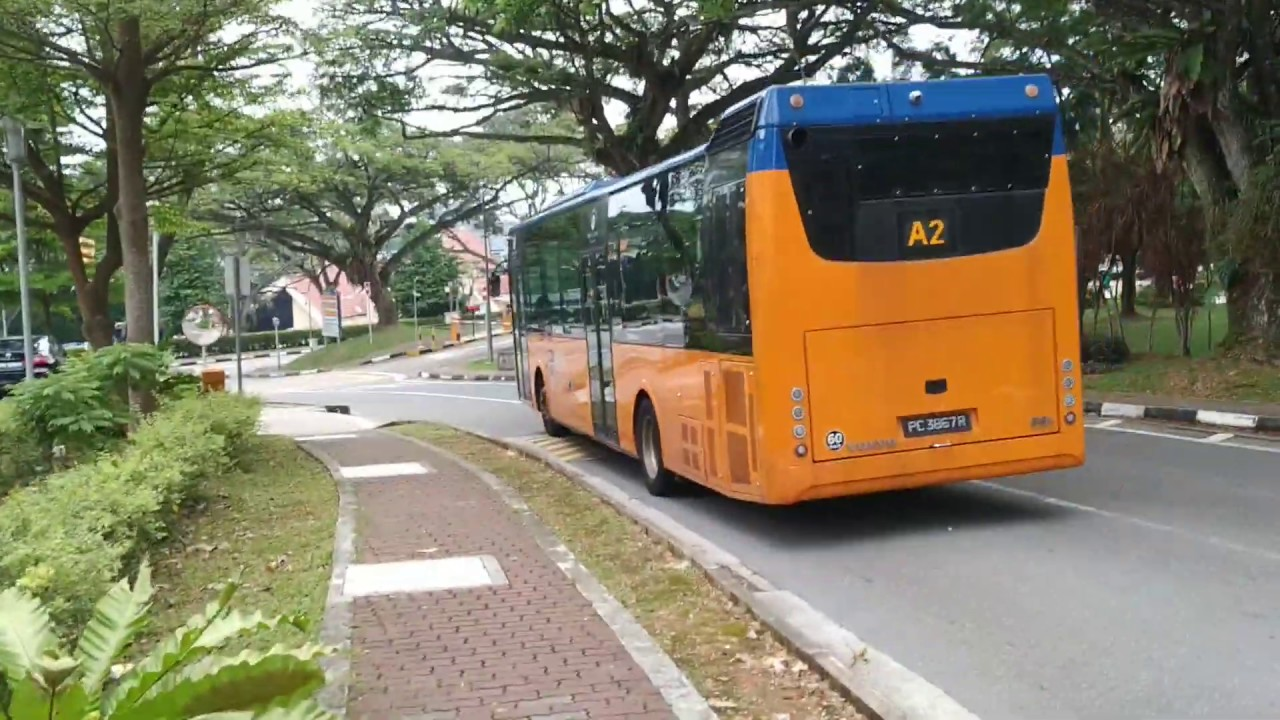
#> input picture input/test.jpg, 1280 x 720 px; its folder holds only this picture in this run
$ python plot.py ../input/test.jpg
#> lines starting #> are read from the running program, lines starting #| are printed output that depends on the picture
import cv2
import math
import matplotlib.pyplot as plt
import matplotlib.image as img
import numpy as np
import random
import sys
from PIL import Image

'''

DEPRECATED!!!

This script (plot.py) handles plotting various vectors / nodes onto the RGB Image.
A few PNG files (notably, "goal.png", "convert.png", and "combine.png") are created and removed as the script runs.
The final result is saved under data/RGBDP_output/ as "$FILENAME.png".

'''

# TODO: Modify Origin to be Eye-level instead of Bottom
# TODO: Integrate Depth and Segmentation

NODE_ANGLES = [-90, -80, -70, -60, -50, -40, -30, -20, -10, 0, 10, 20, 30, 40, 50, 60, 70, 80, 90]

def convert_white(img_file):
    '''
    Converts all white pixels to transparent pixels in the Image given (img_file).
    Saves the result as a PNG file named "convert.png".

    Params:
        img_file: The file path for the RGB image to be converted.
    '''

    img = Image.open(img_file)
    img = img.convert("RGBA")
    datas = img.getdata()
    newData = []
    for item in datas:
        if item[0] == 255 and item[1] == 255 and item[2] == 255:
            newData.append((255, 255, 255, 0))
        else:
            newData.append(item)
    img.putdata(newData)
    img.save("convert.png", "PNG")

def convert_bev(img_file, img_w, img_h):
    '''
    Converts the given image to a Bird's Eye View.
    Saves the result as a PNG file named "convert_bev.png".

    Params:
        img_file: The file path for the RGB image to be converted.
    '''

    src = np.float32([[0, 0], [0, img_h], [0, 0], [img_w, 0]])
    dst = np.float32([[0, 0], [0, img_h], [0, 0], [img_w, 0]])
    M = cv2.getPerspectiveTransform(src, dst) # The transformation matrix
    Minv = cv2.getPerspectiveTransform(dst, src) # Inverse transformation

    img = cv2.imread(img_file) # Read the test img
    warped_img = cv2.warpPerspective(img, Minv, (img_w, img_h)) # Image warping
    plt.imsave('test.png', cv2.cvtColor(warped_img, cv2.COLOR_BGR2RGB)) # Show results
    # plt.imsave('test.png', warped_img)


def combine_images(bg_img_file, bg_img_w, bg_img_h, fg_img_file):
    '''
    Combines the two images given (rgb_img_file and convert_img_file).
    Saves the result as a PNG file named "combine.png".

    Params:
        bg_img_file: The file path for the Background Image.
        bg_img_w: The width of the Background Image (to resize the Foreground Image).
        bg_img_h: The height of the Background Image (to resize the Foreground Image).
        fg_img_file: The file path for the Foreground Image.
    '''

    bg_img = Image.open(bg_img_file).convert('RGB')
    fg_img = Image.open(fg_img_file).convert('RGBA').resize((bg_img_w, bg_img_h))
    bg_img.paste(fg_img, box = None, mask = fg_img)
    bg_img.save("combine.png")

def calculate_nodes(goal_vector, rgb_img_w, rgb_img_h):
    '''
    Calculates the nodes from the given Goal Vector, with the angles specified by NODE_ANGLES.

    Params:
        goal_vector: The dimensions of the Goal Vector given.
        rgb_img_w: The width of the RGB Image.
        rgb_img_h: The height of the RGB Image.

    Returns:
        nodes: An array of co-ordinates, each co-ordinates corresponding to a single Node.
    '''

    # Initialise an array of nodes, n x 2 (where n is the number of nodes)
    nodes = np.empty([len(NODE_ANGLES), 2])

    # Calculate the length and angle of the Goal Vector
    goal_vector_length = math.sqrt(goal_vector[0] ** 2 + goal_vector[1] ** 2)
    goal_vector_angle = math.atan(goal_vector[1] / abs(goal_vector[0]))

    # Calculate all possible Nodes
    for i in range(len(NODE_ANGLES)):
        node_x = int(goal_vector_length * math.cos(goal_vector_angle - math.radians(NODE_ANGLES[i])))
        node_y = int(goal_vector_length * math.sin(goal_vector_angle - math.radians(NODE_ANGLES[i])))
        node_x = node_x * -1 if goal_vector[0] < 0 else node_x
        nodes[i] = np.array([node_x, node_y])

    # Rescale the Nodes
    # TODO: Modify to Eye-Level
    nodes = rescale_nodes(nodes, rgb_img_h / 4, goal_vector_length)
    nodes_location = np.array([np.array([int(node[0] + rgb_img_w / 2), node[1]]) for node in nodes])
    print("Nodes Calculated: " + np.array2string(nodes))
    print("Node Co-ordinates (pixels): " + np.array2string(nodes_location))

    # TODO: Prune Nodes according to Depth
    # TODO: Prune Nodes according to Segmentation

    return nodes

def rescale_nodes(nodes, distance, goal_vector_length):
    '''
    Re-scales the distance between the nodes and the Origin.

    Params:
        nodes: An array of co-ordinates, each co-ordinates corresponding to a single Node.
        distance: The desired distance between each Node to the Origin.
        goal_vector_length: The current length of the Goal Vector (in pixels).

    Returns:
        nodes: The re-scaled array of co-ordinates, each co-ordinates corresponding to a single Node.
    '''
    for i in range(len(nodes)):
        node_x = int(distance * (nodes[i][0] / goal_vector_length))
        node_y = int(distance * (nodes[i][1] / goal_vector_length))
        nodes[i] = np.array([node_x, node_y])
    return nodes

def plot_goal_and_nodes(rgb_img_file, rgb_img_w, rgb_img_h, goal_vector):
    '''
    Plots the Goal Vector, and the possible nodes inferred from the given Goal Vector, onto the given RGB Image.

    Params:
        rgb_img_file: The file path for the RGB Image.
        rgb_img_w: The width of the RGB Image.
        rgb_img_h: The height of the RGB Image.
        goal_vector: The dimensions of the Goal Vector given.
    '''

    # Plot the Goal Vector using Matplotlib
    goal_vector_x = np.array([0, goal_vector[0]])
    goal_vector_y = np.array([0, goal_vector[1]])
    goal_vector_location = np.array([int(goal_vector[0] + rgb_img_w / 2), goal_vector[1]])
    print("Goal Vector Given: " + np.array2string(goal_vector))
    print("Goal Vector Co-ordinates (pixels): " + np.array2string(goal_vector_location))
    plt.plot(goal_vector_x, goal_vector_y, color = '#000000')

    # Plot the Nodes inferred from the Goal Vector using Matplotlib
    nodes = calculate_nodes(goal_vector, rgb_img_w, rgb_img_h)
    # Plot it with distance TODO
    for i in range(len(nodes)):
        node_x = np.array([0, nodes[i][0]])
        node_y = np.array([0, nodes[i][1]])
        plt.plot(node_x, node_y, marker = 'o', ms = 5, color = '#404040')

    # Set the width and height of the axes
    plt.xlim([-int(rgb_img_w / 2), int(rgb_img_w / 2)])
    plt.ylim([0, rgb_img_h])
    plt.savefig('goal_axis.png')

    # Remove the axes from view and save it as an image
    plt.axis('off')
    plt.savefig('goal.png', bbox_inches = 'tight', pad_inches = 0)

    # TODO: Test Bird Eye View Conversion
    convert_bev(rgb_img_file, rgb_img_w, rgb_img_h)

    # Convert all white pixels to be transparent
    convert_white('goal.png')

    # Combine the RGB Image and the goal & nodes
    combine_images(rgb_img_file, rgb_img_w, rgb_img_h, 'convert.png')

if __name__ == "__main__":

    # RGB Image filename given to the script as input
    rgb_img_file = '../input/' + sys.argv[1]
    rgb_img = img.imread(rgb_img_file)
#> rgb_img is the input picture: shape (720, 1280, 3); mean R, G, B 131.8, 125.3, 102.4

    # Dimensions of the RGB Image
    rgb_img_dim = rgb_img.shape
#> rgb_img_dim = (720, 1280, 3)
    rgb_img_w = rgb_img_dim[1]
#> rgb_img_w = 1280
    rgb_img_h = rgb_img_dim[0]
#> rgb_img_h = 720

    # Goal Vector (Vector in the Direction of the Goal)
    # Currently generated randomly, but will be changed in the future to be input to script
    goal_vector = np.array([random.randint(-int(rgb_img_w/2), int(rgb_img_w/2)), random.randint(0, rgb_img_h)])
#> goal_vector = [148, 430]
    # goal_vector = np.array([random.randint(0, int(rgb_img_w/2)), random.randint(0, rgb_img_h)])

    # Plot the Goal Vector onto the RGB Image
    plot_goal_and_nodes(rgb_img_file, rgb_img_w, rgb_img_h, goal_vector)
#| Goal Vector Given: [148 430]
#| Goal Vector Co-ordinates (pixels): [788 430]
#> (printed output is left out)
#> (printed output is left out)
#> in plot_goal_and_nodes, `plt.savefig('goal_axis.png')`:
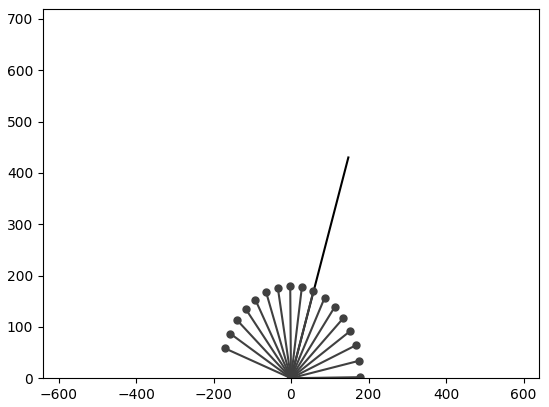
#> figure drawn by matplotlib, 1 panel
#> in plot_goal_and_nodes, `plt.savefig('goal.png', bbox_inches = 'tight', pad_inches = 0)`:
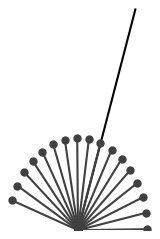
#> figure drawn by matplotlib, 1 panel
#> in convert_bev, `warped_img = cv2.warpPerspective(img, Minv, (img_w, img_h))`:
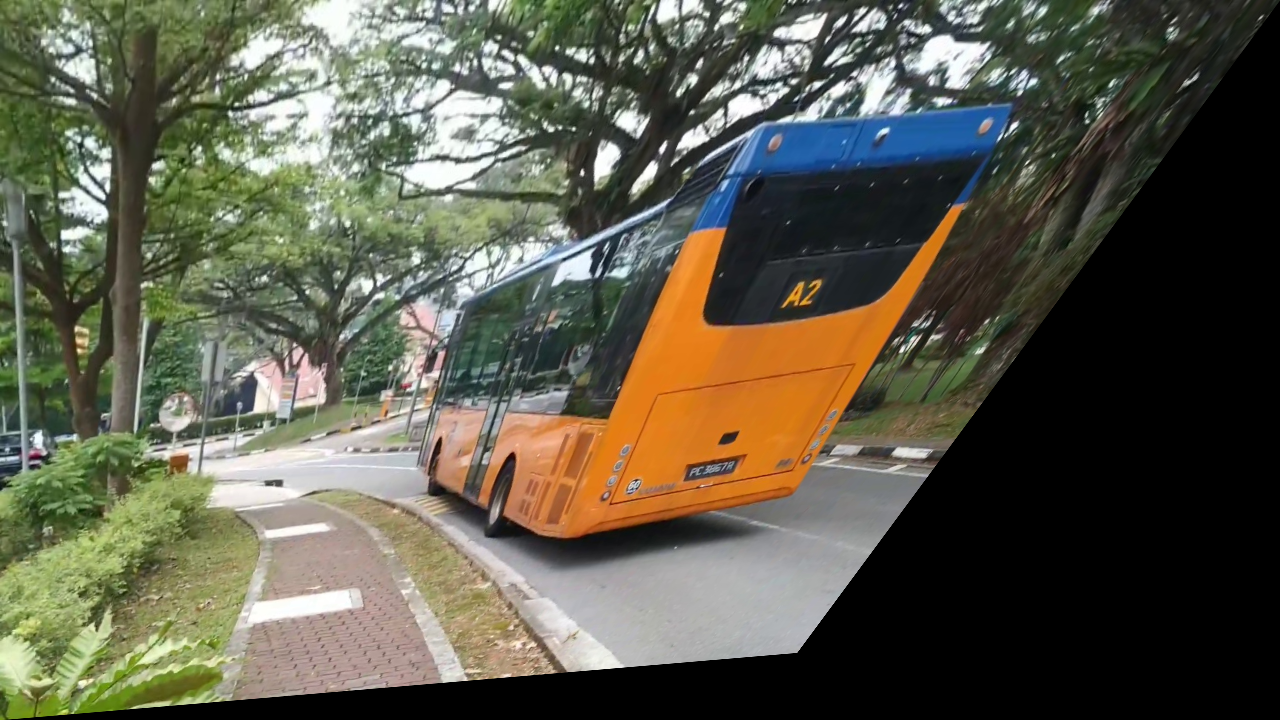
#> warped_img: shape (720, 1280, 3); mean B, G, R 74.7, 90.7, 92.4
#> (the run stopped early here; a loop or call above may not have finished)
